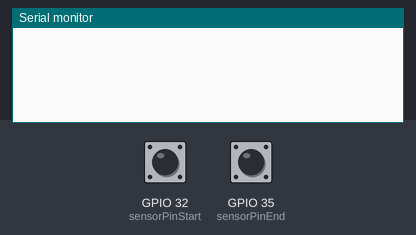
The sketch below on a simulated ESP32. On the bench: the last lines printed to the serial monitor. The inputs (shaded band) are chosen by the test bench; at power-on: GPIO 32 (sensorPinStart) HIGH, GPIO 35 (sensorPinEnd) HIGH.

Above: at 1.2 s.
1.3 s: GPIO 32 (sensorPinStart) driven LOW
At 1.9 s:
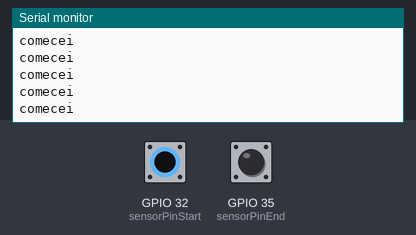
3.2 s: GPIO 35 (sensorPinEnd) driven LOW
At 4.3 s:
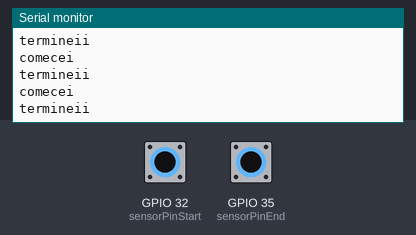

The sketch:

exercicio1Timer.ino
```cpp
int sensorPinStart = 32; // Pino digital do sensor
int sensorPinEnd = 35; // Pino digital do sensor


int statusSensor1 = 0;
int statusSensor2 = 0; // Variável para armazenar a leitura

void setup() {
  pinMode(sensorPinStart, INPUT); // Configura o pino do sensor como entrada
  pinMode(sensorPinEnd, INPUT); // Configura o pino do sensor como entrada

  Serial.begin(9600);        // Inicia comunicação serial
}

void loop() {
  statusSensor1 = digitalRead(sensorPinStart); // Lê o sinal do sensor
  statusSensor2 = digitalRead(sensorPinEnd); // Lê o sinal do sensor

  if (statusSensor1 == LOW) { // Se objeto detectado (LOW é comum para detecção)
    Serial.println("comecei");
  }

  if (statusSensor2 == LOW) { // Se objeto detectado (LOW é comum para detecção)
    Serial.println("termineii");
  }
}
```

Measured:
- after the input at 1.3 s, the serial monitor: prints a new line at once (image 1)
- after the input at 3.2 s, the serial monitor: prints a new line at once (image 2)
